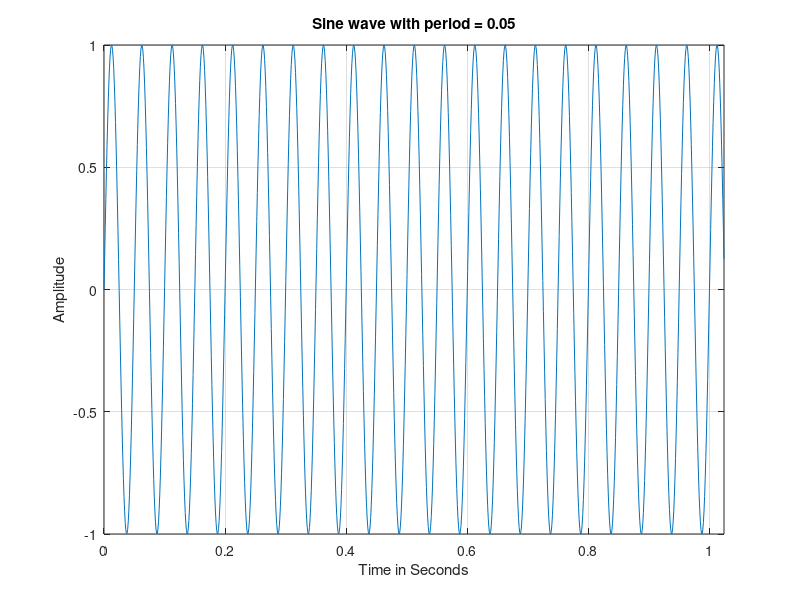

Here is the MATLAB script that generated this plot:
close all;
clear;

% Time specifications:
time=0.05;
samples_per_cycle = 50;
freq = 1/time;
samples = 1024;
sample_int = time/samples_per_cycle;
disp(sample_int);
t = linspace(0,sample_int*samples,samples);
% Sine wave:
y = sin(2 * pi * freq * t);
% Plot the signal versus time:
figure;
plot(t,y);
ylabel('Amplitude');
xlabel('Time in Seconds');
title('Sine wave with period = 0.05');
axis([0, sample_int*samples, -1, 1]) 
grid on;